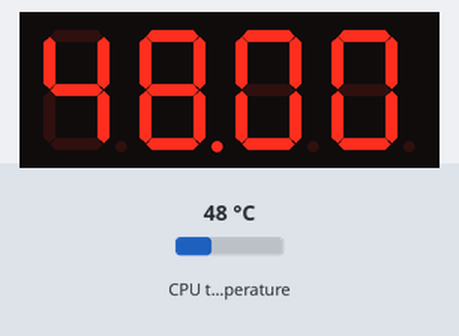
Simulated run of this program. Board: Raspberry Pi (BCM pin numbers). Parts: 4-digit seven-segment display. Inputs (shaded band) come from the test bench; at power-on: CPU temperature 48 °C. The clock reads 2024-03-15 10:24:30 at power-on unless the program sets it.

Above: at 1.2 s.
1.3 s: CPU temperature set to 31 °C
At 4.9 s:
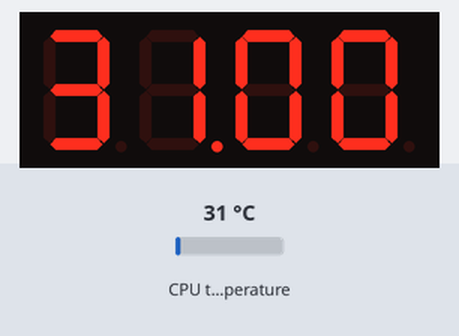
7.5 s: CPU temperature set to 44 °C
At 8.7 s:
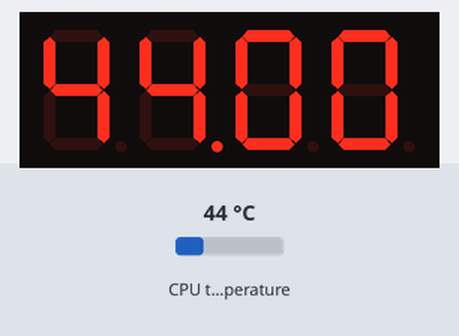
12.5 s: CPU temperature set to 58 °C
At 17.3 s:
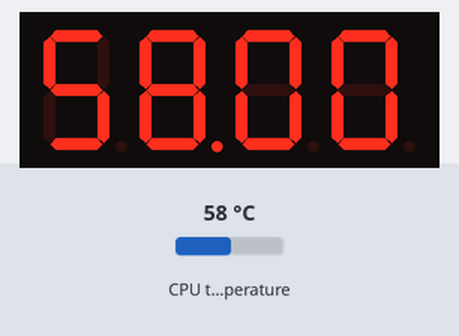
Timing chart, 0 to 18.8 s (numbered marks = the images above; inputs shaded):
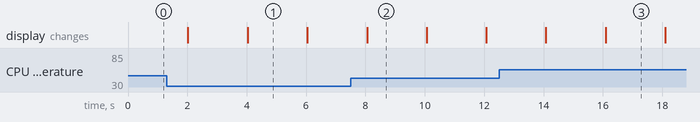

The program:

7-segment.py
```python
#!/usr/bin/python3
from Adafruit_LED_Backpack import SevenSegment
import subprocess, time
display = SevenSegment.SevenSegment()
display.begin()

while True:
	# Anzeige der CPU-Temperatur
	temp = subprocess.Popen("/opt/vc/bin/vcgencmd measure_temp",
      shell=True, stdout=subprocess.PIPE).stdout.read()
	temp = (temp[5:9])
	display.print_float(float(temp))
	display.set_colon(False)
	display.write_display()
	time.sleep(2)

	#Anzeige der Uhrzeit
	display.clear()
	zeit = time.strftime("%H%M")
	display.print_float(int(zeit), decimal_digits = 0,
                        justify_right=False)
	display.set_colon(True)
	display.write_display()
	time.sleep(2)
```

Measured:
- after the input at 1.3 s, the display: first differs from a run without the input after 2.7 s (image 1)
- after the input at 7.5 s, the display: changes after 0.56 s (image 2)
- after the input at 12.5 s, the display: first differs from a run without the input after 3.6 s (image 3)
- what the display in image 1 shows lasts 2.0 s, from 4.0 s to 6.0 s
